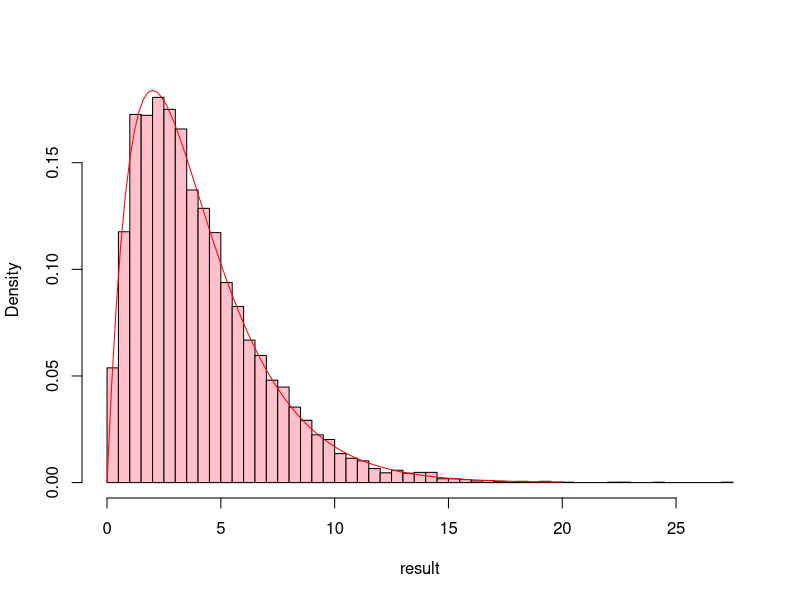

Reproduce this figure in R.
## ---- chunk 1
# site <- "http://sda.berkeley.edu/TMPDIR/AAELN0Q9.csv"
# download.file(url = site, destfile = "../data/DPS.csv")
DPS <- read.csv(file="../data/DPS.csv")
xtabs(~SEX + DEATHPEN, data = DPS)
## ---- chunk 2
library(plyr)
DPS$DEATHPEN <- mapvalues(DPS$DEATHPEN, from = c(0,1,2,3,4,5,8,9), to =c(NA, "Strongly Agree", "Agree", "Neither Agree nor Disagree", "Disagree", "Strongly Disagree", NA, NA))
DPS$SEX <- mapvalues(DPS$SEX, from =c(1, 2), to = c("Male", "Female"))
xtabs(~SEX + DEATHPEN, data = DPS)
## ---- chunk 3
DPS$DEATHPEN <- factor(DPS$DEATHPEN, levels = c("Strongly Agree", "Agree", "Neither Agree nor Disagree", "Disagree", "Strongly Disagree"))
DPS$SEX <- factor(DPS$SEX, levels = c("Male", "Female"))
T1 <- xtabs(~SEX + DEATHPEN, data = DPS)
T1
addmargins(T1)
prop.table(T1, 1)
## ---- chunk 4
outer(1:3, 1:3)
outer(1:3, 3:1)
outer(1:3, 3:1, "+")
outer(1:3, 3:1, "^")
## ---- chunk 5
EC <- function(TAB){
  outer(apply(TAB,1 , sum), apply(TAB, 2, sum))/sum(TAB)
}
EC(T1)
## ---- chunk 6
str(DPS)
DPSC <- na.omit(DPS)
str(DPSC)
## ---- chunk 7
set.seed(123)
addmargins(table(DPSC$SEX, sample(DPSC$DEATHPEN)))
addmargins(table(DPSC$SEX, sample(DPSC$DEATHPEN)))
addmargins(xtabs(~sample(SEX) + DEATHPEN, data = DPSC))
addmargins(xtabs(~sample(SEX) + DEATHPEN, data = DPSC))
## ---- chunk 8
N <- 10^4 - 1  # Change this for slower computers
result <- numeric(N)
for(i in 1:N){
# T2 <- table(sample(DPSC$SEX), DPSC$DEATHPEN)
  T2 <- xtabs(~sample(SEX) + DEATHPEN, data =DPSC)
result[i] <- chisq.test(T2)$statistic  
}
obs <- chisq.test(xtabs(~SEX + DEATHPEN, data = DPSC))$statistic
pvalue <- (sum(result >= obs) + 1)/(N + 1)
pvalue
pvalueCH <- chisq.test(xtabs(~SEX + DEATHPEN, data = DPSC))$p.value
pvalueCH
# Or chisq.test(DPSC$SEX, DPSC$DEATHPEN)$p.value
hist(result, breaks = "Scott", col = "pink", freq=FALSE, main = "")
curve(dchisq(x, 4), 0, 20, add=TRUE, col = "red")
## ---- chunk 9
HA <- c(110, 277, 50, 163, 302, 63)
HAM <- matrix(data = HA, nrow = 2, byrow = TRUE)
dimnames(HAM) <- list(Gender = c("Male", "Female"), Giddy = c("Very Happy", "Pretty Happy", "Not to Happy"))
HAM
HAT <- as.table(HAM)
HAT
addmargins(HAT)
HADF <- as.data.frame(HAT)
HATflatfile <- vcdExtra::expand.dft(HADF)
head(HATflatfile)
str(HATflatfile)
## ---- chunk 10
# site <- "http://sda.berkeley.edu/TMPDIR/AAO0mzEh.csv"
# download.file(url = site, destfile = "../data/dpy.csv")
dpy <- read.csv(file = "../data/dpy.csv")
str(dpy)
xtabs(~DEATHPEN + DEGREE, data = dpy)
## ---- chunk 11
YQ <- subset(x = dpy, subset = DEATHPEN != 0 & DEGREE != 0)
head(YQ)
xtabs(~YEAR, data = YQ)
## ---- chunk 12
women <- c(35, 146)
men <- c(8, 97)
stuff <- rbind(women, men)
dimnames(stuff) <- list(Gender =c("Women", "Men"), Diet=c("Yes", "No"))
stuff
stuffT <- as.table(stuff)
stuffDF <- as.data.frame(stuffT)
head(stuffDF)
DFL <- vcdExtra::expand.dft(stuffDF)
head(DFL)
N <- 10^4 - 1  # Change this for slower computers
result <- numeric(N)
for (i in 1:N) {
    T2 <- xtabs(~sample(Gender) + Diet, data = DFL)
    result[i] <- chisq.test(T2)$statistic
}
obs <- chisq.test(xtabs(~ Gender + Diet, data = DFL))$statistic
pvalue <- (sum(result >= obs) + 1)/(N + 1)
pvalue
## ---- chunk 13
candy <- c(42, 20, 38, 33, 27, 50)
candyM <- matrix(data = candy, nrow = 2, byrow = TRUE)
dimnames(candyM) <- list(Gender = c("Boys", "Girls"), Flavor = c("Flavor 1", "Flavor 2", "Flavor 3"))
candyM
candyT <- as.table(candyM)
candyT
addmargins(candyT)
candyDF <- as.data.frame(candyT)
candyflatfile <- vcdExtra::expand.dft(candyDF)
head(candyflatfile)
str(candyflatfile)
E <- chisq.test(candyT)$expected
E
obsstat <- chisq.test(candyT)$statistic
obsstat
# Now we will run a permutation test.
N <- 10^4 - 1  # Change this for slower computers
result <- numeric(N)
for (i in 1:N) {
    T2 <- xtabs(~sample(Gender) + Flavor, data = candyflatfile)
    result[i] <- chisq.test(T2)$statistic
}
pvalue <- (sum(result >= obsstat) + 1)/(N + 1)
pvalue
## ---- chunk 14
numberDefectives <- c(0,1,2,3,4,5,"6 or more")
numberSamples <- c(10, 24, 10, 4, 1, 1, 0)
names(numberSamples) <- numberDefectives
numberSamples
## ---- chunk 15
muest <- sum(numberSamples[-7]*c(0,1,2,3,4,5))/50
muest
## ---- chunk 16
ps <- dpois(0:4, muest) 
p5m <- 1 - ppois(4, muest)
psf <- c(ps, p5m)
psf
exh <- psf*50
exh
((numberSamples[-7] - exh)^2/exh)
stat <- sum((numberSamples[-7] - exh)^2/exh)
stat
epvalue <- pchisq(stat, 6-1-1, lower=FALSE)
epvalue
## ---- chunk 17
ps <- dpois(0:2, muest) 
p3m <- 1 - ppois(2, muest)
psf <- c(ps, p3m)
psf
exh <- psf*50
exh
((numberSamples[-c(7,6,5)] + c(0,0,0,2) - exh)^2/exh)
stat <- sum((numberSamples[-c(7,6,5)] + c(0,0,0,2) - exh)^2/exh)
stat
epvalue2 <- pchisq(stat, 4-1-1, lower=FALSE)
epvalue2
# Could use the following but the degrees of freedom will be incorrect for this test!
chisq.test(c(10, 24, 10, 6), p=psf)
## ---- chunk 18
pihat <- 65/650
ps <- dbinom(0:2, 13, pihat) 
p3m <- 1 - pbinom(2, 13, pihat)
psf <- c(ps, p3m)
psf
exh <- psf*50
exh
((numberSamples[-c(7,6,5)] + c(0,0,0,2) - exh)^2/exh)
stat <- sum((numberSamples[-c(7,6,5)] + c(0,0,0,2)  - exh)^2/exh)
stat
epvalue3 <- pchisq(stat, 4-1-1, lower=FALSE)
epvalue3
